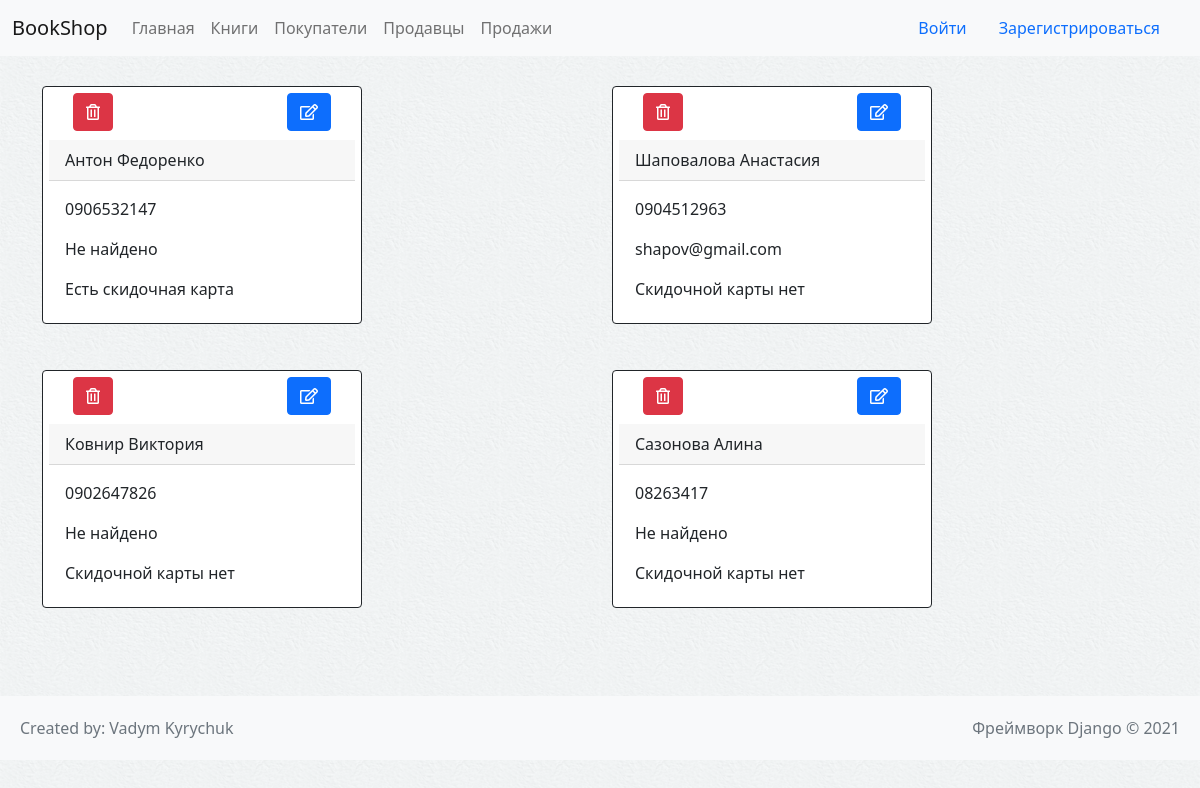
Page /customer on the committed database.
### books/models.py (models this page shows, shortened)
class Customer(models.Model):
    first_name = models.CharField(max_length=64, blank=False, verbose_name='Имя')
    last_name = models.CharField(max_length=64, blank=False, verbose_name='Фамилия')
    phone = models.CharField(max_length=20, blank=False, unique=True, verbose_name='Номер телефона')
    email = models.EmailField(blank=True, verbose_name='Email')
    discount = models.BooleanField(default=0, blank=False, verbose_name='Скидка')
    class Meta:
        verbose_name = 'Покупатель'
        verbose_name_plural = 'Покупатели'

### books/views.py (the view)
# urls.py: path('customer', customer, name='customer'),
def customer(request):
    if request.POST:
        id_customer = request.POST.get('id', None)
        curr_customer = get_object_or_404(pk=int(id_customer), klass=Customer)
        curr_customer.delete()
        customer = Customer.objects.all()
    else:
        customer = Customer.objects.all()
    return render(request, 'customer.html', {'content': pagination(request, customer)})

### books/views.py (called while the page is built)
def pagination(request, instanse):
    pagin = Paginator(instanse, 4)
    page = request.GET.get('page')
    page_obj = pagin.get_page(page)
    return page_obj

### templates/customer.html (shortened to what this page needs)
{% extends './partials/base.html' %}
{% block content %}
<div class="container" style="min-height: 80vh">
    <div class="row">
        {% for i in content %}
        <div class="col-md-6" style="    margin-top: 30px;">
            <div class="card border-dark mb-3" style="max-width: 20rem; padding:6px">
                <div class="container d-flex justify-content-between" style="margin-bottom:9px">
                <form action="{% url 'customer' %}" method="post">
                    <button class="btn btn-danger">
                                <i class="far fa-trash-alt"></i>
                            </button>
                </form>
                    <form action="{% url 'update_customer' i.id %}" method="get">
                    <button class="btn btn-primary">
                                <i class="far fa-edit"></i>
                            </button>
                </form>
            </div>
                <div class="card-header">{{i.last_name}} {{i.first_name}}</div>
                <div class="card-body text-dark">
                    <p class="card-text">{{i.phone}}</p>
                    <p class="card-text">{% firstof i.email "Не найдено" %}</p>
                    {% if i.discount == True %}
                    <p class="card-text">Есть скидочная карта</p>
                    {% else %}
                    <p class="card-text">Скидочной карты нет</p>
                    {% endif %}
                </div>
            </div>
        </div>
        {% endfor %}
    </div>
</div>
{% endblock %}

### static/style.css (style rules this page uses)
body { height: 100%; width: 100%; background: url("bg.png"); }

### rows in the picture
Customer: last_name "Антон", first_name "Федоренко", phone "0906532147", email "Не найдено", discount "Есть скидочная карта"
Customer: last_name "Шаповалова", first_name "Анастасия", phone "0904512963", email "shapov@gmail.com", discount "Скидочной карты нет"
Customer: last_name "Ковнир", first_name "Виктория", phone "0902647826", email "Не найдено", discount "Скидочной карты нет"
Customer: last_name "Сазонова", first_name "Алина", phone "08263417", email "Не найдено", discount "Скидочной карты нет"
